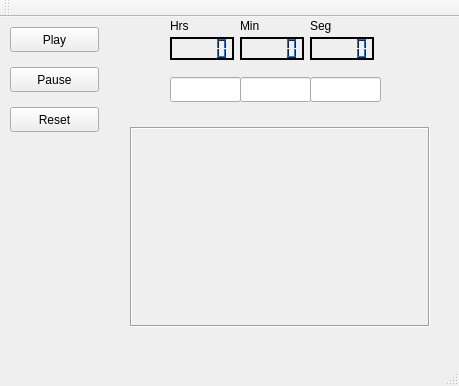
<?xml version="1.0" encoding="UTF-8"?>
<ui version="4.0">
 <class>MainWindow</class>
 <widget class="QMainWindow" name="MainWindow">
  <property name="geometry">
   <rect>
    <x>0</x>
    <y>0</y>
    <width>459</width>
    <height>386</height>
   </rect>
  </property>
  <property name="windowTitle">
   <string>Temporizador</string>
  </property>
  <widget class="QWidget" name="centralWidget">
   <widget class="QLCDNumber" name="lcdNumber">
    <property name="geometry">
     <rect>
      <x>170</x>
      <y>20</y>
      <width>64</width>
      <height>23</height>
     </rect>
    </property>
    <property name="palette">
     <palette>
      <active>
       <colorrole role="WindowText">
        <brush brushstyle="SolidPattern">
         <color alpha="255">
          <red>0</red>
          <green>0</green>
          <blue>0</blue>
         </color>
        </brush>
       </colorrole>
       <colorrole role="Button">
        <brush brushstyle="SolidPattern">
         <color alpha="255">
          <red>32</red>
          <green>74</green>
          <blue>135</blue>
         </color>
        </brush>
       </colorrole>
       <colorrole role="Light">
        <brush brushstyle="SolidPattern">
         <color alpha="255">
          <red>48</red>
          <green>111</green>
          <blue>203</blue>
         </color>
        </brush>
       </colorrole>
       <colorrole role="Midlight">
        <brush brushstyle="SolidPattern">
         <color alpha="255">
          <red>40</red>
          <green>92</green>
          <blue>169</blue>
         </color>
        </brush>
       </colorrole>
       <colorrole role="Dark">
        <brush brushstyle="SolidPattern">
         <color alpha="255">
          <red>16</red>
          <green>37</green>
          <blue>67</blue>
         </color>
        </brush>
       </colorrole>
       <colorrole role="Mid">
        <brush brushstyle="SolidPattern">
         <color alpha="255">
          <red>21</red>
          <green>49</green>
          <blue>90</blue>
         </color>
        </brush>
       </colorrole>
       <colorrole role="Text">
        <brush brushstyle="SolidPattern">
         <color alpha="255">
          <red>0</red>
          <green>0</green>
          <blue>0</blue>
         </color>
        </brush>
       </colorrole>
       <colorrole role="BrightText">
        <brush brushstyle="SolidPattern">
         <color alpha="255">
          <red>255</red>
          <green>255</green>
          <blue>255</blue>
         </color>
        </brush>
       </colorrole>
       <colorrole role="ButtonText">
        <brush brushstyle="SolidPattern">
         <color alpha="255">
          <red>0</red>
          <green>0</green>
          <blue>0</blue>
         </color>
        </brush>
       </colorrole>
       <colorrole role="Base">
        <brush brushstyle="SolidPattern">
         <color alpha="255">
          <red>255</red>
          <green>255</green>
          <blue>255</blue>
         </color>
        </brush>
       </colorrole>
       <colorrole role="Window">
        <brush brushstyle="SolidPattern">
         <color alpha="255">
          <red>32</red>
          <green>74</green>
          <blue>135</blue>
         </color>
        </brush>
       </colorrole>
       <colorrole role="Shadow">
        <brush brushstyle="SolidPattern">
         <color alpha="255">
          <red>0</red>
          <green>0</green>
          <blue>0</blue>
         </color>
        </brush>
       </colorrole>
       <colorrole role="AlternateBase">
        <brush brushstyle="SolidPattern">
         <color alpha="255">
          <red>143</red>
          <green>164</green>
          <blue>195</blue>
         </color>
        </brush>
       </colorrole>
       <colorrole role="ToolTipBase">
        <brush brushstyle="SolidPattern">
         <color alpha="255">
          <red>255</red>
          <green>255</green>
          <blue>220</blue>
         </color>
        </brush>
       </colorrole>
       <colorrole role="ToolTipText">
        <brush brushstyle="SolidPattern">
         <color alpha="255">
          <red>0</red>
          <green>0</green>
          <blue>0</blue>
         </color>
        </brush>
       </colorrole>
      </active>
      <inactive>
       <colorrole role="WindowText">
        <brush brushstyle="SolidPattern">
         <color alpha="255">
          <red>0</red>
          <green>0</green>
          <blue>0</blue>
         </color>
        </brush>
       </colorrole>
       <colorrole role="Button">
        <brush brushstyle="SolidPattern">
         <color alpha="255">
          <red>32</red>
          <green>74</green>
          <blue>135</blue>
         </color>
        </brush>
       </colorrole>
       <colorrole role="Light">
        <brush brushstyle="SolidPattern">
         <color alpha="255">
          <red>48</red>
          <green>111</green>
          <blue>203</blue>
         </color>
        </brush>
       </colorrole>
       <colorrole role="Midlight">
        <brush brushstyle="SolidPattern">
         <color alpha="255">
          <red>40</red>
          <green>92</green>
          <blue>169</blue>
         </color>
        </brush>
       </colorrole>
       <colorrole role="Dark">
        <brush brushstyle="SolidPattern">
         <color alpha="255">
          <red>16</red>
          <green>37</green>
          <blue>67</blue>
         </color>
        </brush>
       </colorrole>
       <colorrole role="Mid">
        <brush brushstyle="SolidPattern">
         <color alpha="255">
          <red>21</red>
          <green>49</green>
          <blue>90</blue>
         </color>
        </brush>
       </colorrole>
       <colorrole role="Text">
        <brush brushstyle="SolidPattern">
         <color alpha="255">
          <red>0</red>
          <green>0</green>
          <blue>0</blue>
         </color>
        </brush>
       </colorrole>
       <colorrole role="BrightText">
        <brush brushstyle="SolidPattern">
         <color alpha="255">
          <red>255</red>
          <green>255</green>
          <blue>255</blue>
         </color>
        </brush>
       </colorrole>
       <colorrole role="ButtonText">
        <brush brushstyle="SolidPattern">
         <color alpha="255">
          <red>0</red>
          <green>0</green>
          <blue>0</blue>
         </color>
        </brush>
       </colorrole>
       <colorrole role="Base">
        <brush brushstyle="SolidPattern">
         <color alpha="255">
          <red>255</red>
          <green>255</green>
          <blue>255</blue>
         </color>
        </brush>
       </colorrole>
       <colorrole role="Window">
        <brush brushstyle="SolidPattern">
         <color alpha="255">
          <red>32</red>
          <green>74</green>
          <blue>135</blue>
         </color>
        </brush>
       </colorrole>
       <colorrole role="Shadow">
        <brush brushstyle="SolidPattern">
         <color alpha="255">
          <red>0</red>
          <green>0</green>
          <blue>0</blue>
         </color>
        </brush>
       </colorrole>
       <colorrole role="AlternateBase">
        <brush brushstyle="SolidPattern">
         <color alpha="255">
          <red>143</red>
          <green>164</green>
          <blue>195</blue>
         </color>
        </brush>
       </colorrole>
       <colorrole role="ToolTipBase">
        <brush brushstyle="SolidPattern">
         <color alpha="255">
          <red>255</red>
          <green>255</green>
          <blue>220</blue>
         </color>
        </brush>
       </colorrole>
       <colorrole role="ToolTipText">
        <brush brushstyle="SolidPattern">
         <color alpha="255">
          <red>0</red>
          <green>0</green>
          <blue>0</blue>
         </color>
        </brush>
       </colorrole>
      </inactive>
      <disabled>
       <colorrole role="WindowText">
        <brush brushstyle="SolidPattern">
         <color alpha="255">
          <red>16</red>
          <green>37</green>
          <blue>67</blue>
         </color>
        </brush>
       </colorrole>
       <colorrole role="Button">
        <brush brushstyle="SolidPattern">
         <color alpha="255">
          <red>32</red>
          <green>74</green>
          <blue>135</blue>
         </color>
        </brush>
       </colorrole>
       <colorrole role="Light">
        <brush brushstyle="SolidPattern">
         <color alpha="255">
          <red>48</red>
          <green>111</green>
          <blue>203</blue>
         </color>
        </brush>
       </colorrole>
       <colorrole role="Midlight">
        <brush brushstyle="SolidPattern">
         <color alpha="255">
          <red>40</red>
          <green>92</green>
          <blue>169</blue>
         </color>
        </brush>
       </colorrole>
       <colorrole role="Dark">
        <brush brushstyle="SolidPattern">
         <color alpha="255">
          <red>16</red>
          <green>37</green>
          <blue>67</blue>
         </color>
        </brush>
       </colorrole>
       <colorrole role="Mid">
        <brush brushstyle="SolidPattern">
         <color alpha="255">
          <red>21</red>
          <green>49</green>
          <blue>90</blue>
         </color>
        </brush>
       </colorrole>
       <colorrole role="Text">
        <brush brushstyle="SolidPattern">
         <color alpha="255">
          <red>16</red>
          <green>37</green>
          <blue>67</blue>
         </color>
        </brush>
       </colorrole>
       <colorrole role="BrightText">
        <brush brushstyle="SolidPattern">
         <color alpha="255">
          <red>255</red>
          <green>255</green>
          <blue>255</blue>
         </color>
        </brush>
       </colorrole>
       <colorrole role="ButtonText">
        <brush brushstyle="SolidPattern">
         <color alpha="255">
          <red>16</red>
          <green>37</green>
          <blue>67</blue>
         </color>
        </brush>
       </colorrole>
       <colorrole role="Base">
        <brush brushstyle="SolidPattern">
         <color alpha="255">
          <red>32</red>
          <green>74</green>
          <blue>135</blue>
         </color>
        </brush>
       </colorrole>
       <colorrole role="Window">
        <brush brushstyle="SolidPattern">
         <color alpha="255">
          <red>32</red>
          <green>74</green>
          <blue>135</blue>
         </color>
        </brush>
       </colorrole>
       <colorrole role="Shadow">
        <brush brushstyle="SolidPattern">
         <color alpha="255">
          <red>0</red>
          <green>0</green>
          <blue>0</blue>
         </color>
        </brush>
       </colorrole>
       <colorrole role="AlternateBase">
        <brush brushstyle="SolidPattern">
         <color alpha="255">
          <red>32</red>
          <green>74</green>
          <blue>135</blue>
         </color>
        </brush>
       </colorrole>
       <colorrole role="ToolTipBase">
        <brush brushstyle="SolidPattern">
         <color alpha="255">
          <red>255</red>
          <green>255</green>
          <blue>220</blue>
         </color>
        </brush>
       </colorrole>
       <colorrole role="ToolTipText">
        <brush brushstyle="SolidPattern">
         <color alpha="255">
          <red>0</red>
          <green>0</green>
          <blue>0</blue>
         </color>
        </brush>
       </colorrole>
      </disabled>
     </palette>
    </property>
    <property name="frameShape">
     <enum>QFrame::WinPanel</enum>
    </property>
    <property name="frameShadow">
     <enum>QFrame::Plain</enum>
    </property>
   </widget>
   <widget class="QLCDNumber" name="lcdNumber_2">
    <property name="geometry">
     <rect>
      <x>240</x>
      <y>20</y>
      <width>64</width>
      <height>23</height>
     </rect>
    </property>
    <property name="palette">
     <palette>
      <active>
       <colorrole role="WindowText">
        <brush brushstyle="SolidPattern">
         <color alpha="255">
          <red>0</red>
          <green>0</green>
          <blue>0</blue>
         </color>
        </brush>
       </colorrole>
       <colorrole role="Button">
        <brush brushstyle="SolidPattern">
         <color alpha="255">
          <red>32</red>
          <green>74</green>
          <blue>135</blue>
         </color>
        </brush>
       </colorrole>
       <colorrole role="Light">
        <brush brushstyle="SolidPattern">
         <color alpha="255">
          <red>48</red>
          <green>111</green>
          <blue>203</blue>
         </color>
        </brush>
       </colorrole>
       <colorrole role="Midlight">
        <brush brushstyle="SolidPattern">
         <color alpha="255">
          <red>40</red>
          <green>92</green>
          <blue>169</blue>
         </color>
        </brush>
       </colorrole>
       <colorrole role="Dark">
        <brush brushstyle="SolidPattern">
         <color alpha="255">
          <red>16</red>
          <green>37</green>
          <blue>67</blue>
         </color>
        </brush>
       </colorrole>
       <colorrole role="Mid">
        <brush brushstyle="SolidPattern">
         <color alpha="255">
          <red>21</red>
          <green>49</green>
          <blue>90</blue>
         </color>
        </brush>
       </colorrole>
       <colorrole role="Text">
        <brush brushstyle="SolidPattern">
         <color alpha="255">
          <red>0</red>
          <green>0</green>
          <blue>0</blue>
         </color>
        </brush>
       </colorrole>
       <colorrole role="BrightText">
        <brush brushstyle="SolidPattern">
         <color alpha="255">
          <red>255</red>
          <green>255</green>
          <blue>255</blue>
         </color>
        </brush>
       </colorrole>
       <colorrole role="ButtonText">
        <brush brushstyle="SolidPattern">
         <color alpha="255">
          <red>0</red>
          <green>0</green>
          <blue>0</blue>
         </color>
        </brush>
       </colorrole>
       <colorrole role="Base">
        <brush brushstyle="SolidPattern">
         <color alpha="255">
          <red>255</red>
          <green>255</green>
          <blue>255</blue>
         </color>
        </brush>
       </colorrole>
       <colorrole role="Window">
        <brush brushstyle="SolidPattern">
         <color alpha="255">
          <red>32</red>
          <green>74</green>
          <blue>135</blue>
         </color>
        </brush>
       </colorrole>
       <colorrole role="Shadow">
        <brush brushstyle="SolidPattern">
         <color alpha="255">
          <red>0</red>
          <green>0</green>
          <blue>0</blue>
         </color>
        </brush>
       </colorrole>
       <colorrole role="AlternateBase">
        <brush brushstyle="SolidPattern">
         <color alpha="255">
          <red>143</red>
          <green>164</green>
          <blue>195</blue>
         </color>
        </brush>
       </colorrole>
       <colorrole role="ToolTipBase">
        <brush brushstyle="SolidPattern">
         <color alpha="255">
          <red>255</red>
          <green>255</green>
          <blue>220</blue>
         </color>
        </brush>
       </colorrole>
       <colorrole role="ToolTipText">
        <brush brushstyle="SolidPattern">
         <color alpha="255">
          <red>0</red>
          <green>0</green>
          <blue>0</blue>
         </color>
        </brush>
       </colorrole>
      </active>
      <inactive>
       <colorrole role="WindowText">
        <brush brushstyle="SolidPattern">
         <color alpha="255">
          <red>0</red>
          <green>0</green>
          <blue>0</blue>
         </color>
        </brush>
       </colorrole>
       <colorrole role="Button">
        <brush brushstyle="SolidPattern">
         <color alpha="255">
          <red>32</red>
          <green>74</green>
          <blue>135</blue>
         </color>
        </brush>
       </colorrole>
       <colorrole role="Light">
        <brush brushstyle="SolidPattern">
         <color alpha="255">
          <red>48</red>
          <green>111</green>
          <blue>203</blue>
         </color>
        </brush>
       </colorrole>
       <colorrole role="Midlight">
        <brush brushstyle="SolidPattern">
         <color alpha="255">
          <red>40</red>
          <green>92</green>
          <blue>169</blue>
         </color>
        </brush>
       </colorrole>
       <colorrole role="Dark">
        <brush brushstyle="SolidPattern">
         <color alpha="255">
          <red>16</red>
          <green>37</green>
          <blue>67</blue>
         </color>
        </brush>
       </colorrole>
       <colorrole role="Mid">
        <brush brushstyle="SolidPattern">
         <color alpha="255">
          <red>21</red>
          <green>49</green>
          <blue>90</blue>
         </color>
        </brush>
       </colorrole>
       <colorrole role="Text">
        <brush brushstyle="SolidPattern">
         <color alpha="255">
          <red>0</red>
          <green>0</green>
          <blue>0</blue>
         </color>
        </brush>
       </colorrole>
       <colorrole role="BrightText">
        <brush brushstyle="SolidPattern">
         <color alpha="255">
          <red>255</red>
          <green>255</green>
          <blue>255</blue>
         </color>
        </brush>
       </colorrole>
       <colorrole role="ButtonText">
        <brush brushstyle="SolidPattern">
         <color alpha="255">
          <red>0</red>
          <green>0</green>
          <blue>0</blue>
         </color>
        </brush>
       </colorrole>
       <colorrole role="Base">
        <brush brushstyle="SolidPattern">
         <color alpha="255">
          <red>255</red>
          <green>255</green>
          <blue>255</blue>
         </color>
        </brush>
       </colorrole>
       <colorrole role="Window">
        <brush brushstyle="SolidPattern">
         <color alpha="255">
          <red>32</red>
          <green>74</green>
          <blue>135</blue>
         </color>
        </brush>
       </colorrole>
       <colorrole role="Shadow">
        <brush brushstyle="SolidPattern">
         <color alpha="255">
          <red>0</red>
          <green>0</green>
          <blue>0</blue>
         </color>
        </brush>
       </colorrole>
       <colorrole role="AlternateBase">
        <brush brushstyle="SolidPattern">
         <color alpha="255">
          <red>143</red>
          <green>164</green>
          <blue>195</blue>
         </color>
        </brush>
       </colorrole>
       <colorrole role="ToolTipBase">
        <brush brushstyle="SolidPattern">
         <color alpha="255">
          <red>255</red>
          <green>255</green>
          <blue>220</blue>
         </color>
        </brush>
       </colorrole>
       <colorrole role="ToolTipText">
        <brush brushstyle="SolidPattern">
         <color alpha="255">
          <red>0</red>
          <green>0</green>
          <blue>0</blue>
         </color>
        </brush>
       </colorrole>
      </inactive>
      <disabled>
       <colorrole role="WindowText">
        <brush brushstyle="SolidPattern">
         <color alpha="255">
          <red>16</red>
          <green>37</green>
          <blue>67</blue>
         </color>
        </brush>
       </colorrole>
       <colorrole role="Button">
        <brush brushstyle="SolidPattern">
         <color alpha="255">
          <red>32</red>
          <green>74</green>
          <blue>135</blue>
         </color>
        </brush>
       </colorrole>
       <colorrole role="Light">
        <brush brushstyle="SolidPattern">
         <color alpha="255">
          <red>48</red>
          <green>111</green>
          <blue>203</blue>
         </color>
        </brush>
       </colorrole>
       <colorrole role="Midlight">
        <brush brushstyle="SolidPattern">
         <color alpha="255">
          <red>40</red>
          <green>92</green>
          <blue>169</blue>
         </color>
        </brush>
       </colorrole>
       <colorrole role="Dark">
        <brush brushstyle="SolidPattern">
         <color alpha="255">
          <red>16</red>
          <green>37</green>
          <blue>67</blue>
         </color>
        </brush>
       </colorrole>
       <colorrole role="Mid">
        <brush brushstyle="SolidPattern">
         <color alpha="255">
          <red>21</red>
          <green>49</green>
          <blue>90</blue>
         </color>
        </brush>
       </colorrole>
       <colorrole role="Text">
        <brush brushstyle="SolidPattern">
         <color alpha="255">
          <red>16</red>
          <green>37</green>
          <blue>67</blue>
         </color>
        </brush>
       </colorrole>
       <colorrole role="BrightText">
        <brush brushstyle="SolidPattern">
         <color alpha="255">
          <red>255</red>
          <green>255</green>
          <blue>255</blue>
         </color>
        </brush>
       </colorrole>
       <colorrole role="ButtonText">
        <brush brushstyle="SolidPattern">
         <color alpha="255">
          <red>16</red>
          <green>37</green>
          <blue>67</blue>
         </color>
        </brush>
       </colorrole>
       <colorrole role="Base">
        <brush brushstyle="SolidPattern">
         <color alpha="255">
          <red>32</red>
          <green>74</green>
          <blue>135</blue>
         </color>
        </brush>
       </colorrole>
       <colorrole role="Window">
        <brush brushstyle="SolidPattern">
         <color alpha="255">
          <red>32</red>
          <green>74</green>
          <blue>135</blue>
         </color>
        </brush>
       </colorrole>
       <colorrole role="Shadow">
        <brush brushstyle="SolidPattern">
         <color alpha="255">
          <red>0</red>
          <green>0</green>
          <blue>0</blue>
         </color>
        </brush>
       </colorrole>
       <colorrole role="AlternateBase">
        <brush brushstyle="SolidPattern">
         <color alpha="255">
          <red>32</red>
          <green>74</green>
          <blue>135</blue>
         </color>
        </brush>
       </colorrole>
       <colorrole role="ToolTipBase">
        <brush brushstyle="SolidPattern">
         <color alpha="255">
          <red>255</red>
          <green>255</green>
          <blue>220</blue>
         </color>
        </brush>
       </colorrole>
       <colorrole role="ToolTipText">
        <brush brushstyle="SolidPattern">
         <color alpha="255">
          <red>0</red>
          <green>0</green>
          <blue>0</blue>
         </color>
        </brush>
       </colorrole>
      </disabled>
     </palette>
    </property>
    <property name="frameShape">
     <enum>QFrame::WinPanel</enum>
    </property>
    <property name="frameShadow">
     <enum>QFrame::Plain</enum>
    </property>
   </widget>
   <widget class="QLCDNumber" name="lcdNumber_3">
    <property name="geometry">
     <rect>
      <x>310</x>
      <y>20</y>
      <width>64</width>
      <height>23</height>
     </rect>
    </property>
    <property name="palette">
     <palette>
      <active>
       <colorrole role="WindowText">
        <brush brushstyle="SolidPattern">
         <color alpha="255">
          <red>0</red>
          <green>0</green>
          <blue>0</blue>
         </color>
        </brush>
       </colorrole>
       <colorrole role="Button">
        <brush brushstyle="SolidPattern">
         <color alpha="255">
          <red>32</red>
          <green>74</green>
          <blue>135</blue>
         </color>
        </brush>
       </colorrole>
       <colorrole role="Light">
        <brush brushstyle="SolidPattern">
         <color alpha="255">
          <red>48</red>
          <green>111</green>
          <blue>203</blue>
         </color>
        </brush>
       </colorrole>
       <colorrole role="Midlight">
        <brush brushstyle="SolidPattern">
         <color alpha="255">
          <red>40</red>
          <green>92</green>
          <blue>169</blue>
         </color>
        </brush>
       </colorrole>
       <colorrole role="Dark">
        <brush brushstyle="SolidPattern">
         <color alpha="255">
          <red>16</red>
          <green>37</green>
          <blue>67</blue>
         </color>
        </brush>
       </colorrole>
       <colorrole role="Mid">
        <brush brushstyle="SolidPattern">
         <color alpha="255">
          <red>21</red>
          <green>49</green>
          <blue>90</blue>
         </color>
        </brush>
       </colorrole>
       <colorrole role="Text">
        <brush brushstyle="SolidPattern">
         <color alpha="255">
          <red>0</red>
          <green>0</green>
          <blue>0</blue>
         </color>
        </brush>
       </colorrole>
       <colorrole role="BrightText">
        <brush brushstyle="SolidPattern">
         <color alpha="255">
          <red>255</red>
          <green>255</green>
          <blue>255</blue>
         </color>
        </brush>
       </colorrole>
       <colorrole role="ButtonText">
        <brush brushstyle="SolidPattern">
         <color alpha="255">
          <red>0</red>
          <green>0</green>
          <blue>0</blue>
         </color>
        </brush>
       </colorrole>
       <colorrole role="Base">
        <brush brushstyle="SolidPattern">
         <color alpha="255">
          <red>255</red>
          <green>255</green>
          <blue>255</blue>
         </color>
        </brush>
       </colorrole>
       <colorrole role="Window">
        <brush brushstyle="SolidPattern">
         <color alpha="255">
          <red>32</red>
          <green>74</green>
          <blue>135</blue>
         </color>
        </brush>
       </colorrole>
       <colorrole role="Shadow">
        <brush brushstyle="SolidPattern">
         <color alpha="255">
          <red>0</red>
          <green>0</green>
          <blue>0</blue>
         </color>
        </brush>
       </colorrole>
       <colorrole role="AlternateBase">
        <brush brushstyle="SolidPattern">
         <color alpha="255">
          <red>143</red>
          <green>164</green>
          <blue>195</blue>
         </color>
        </brush>
       </colorrole>
       <colorrole role="ToolTipBase">
        <brush brushstyle="SolidPattern">
         <color alpha="255">
          <red>255</red>
          <green>255</green>
          <blue>220</blue>
         </color>
        </brush>
       </colorrole>
       <colorrole role="ToolTipText">
        <brush brushstyle="SolidPattern">
         <color alpha="255">
          <red>0</red>
          <green>0</green>
          <blue>0</blue>
         </color>
        </brush>
       </colorrole>
      </active>
      <inactive>
       <colorrole role="WindowText">
        <brush brushstyle="SolidPattern">
         <color alpha="255">
          <red>0</red>
          <green>0</green>
          <blue>0</blue>
         </color>
        </brush>
       </colorrole>
       <colorrole role="Button">
        <brush brushstyle="SolidPattern">
         <color alpha="255">
          <red>32</red>
          <green>74</green>
          <blue>135</blue>
         </color>
        </brush>
       </colorrole>
       <colorrole role="Light">
        <brush brushstyle="SolidPattern">
         <color alpha="255">
          <red>48</red>
          <green>111</green>
          <blue>203</blue>
         </color>
        </brush>
       </colorrole>
       <colorrole role="Midlight">
        <brush brushstyle="SolidPattern">
         <color alpha="255">
          <red>40</red>
          <green>92</green>
          <blue>169</blue>
         </color>
        </brush>
       </colorrole>
       <colorrole role="Dark">
        <brush brushstyle="SolidPattern">
         <color alpha="255">
          <red>16</red>
          <green>37</green>
          <blue>67</blue>
         </color>
        </brush>
       </colorrole>
       <colorrole role="Mid">
        <brush brushstyle="SolidPattern">
         <color alpha="255">
          <red>21</red>
          <green>49</green>
          <blue>90</blue>
         </color>
        </brush>
       </colorrole>
       <colorrole role="Text">
        <brush brushstyle="SolidPattern">
         <color alpha="255">
          <red>0</red>
          <green>0</green>
          <blue>0</blue>
         </color>
        </brush>
       </colorrole>
       <colorrole role="BrightText">
        <brush brushstyle="SolidPattern">
         <color alpha="255">
          <red>255</red>
          <green>255</green>
          <blue>255</blue>
         </color>
        </brush>
       </colorrole>
       <colorrole role="ButtonText">
        <brush brushstyle="SolidPattern">
         <color alpha="255">
          <red>0</red>
          <green>0</green>
          <blue>0</blue>
         </color>
        </brush>
       </colorrole>
       <colorrole role="Base">
        <brush brushstyle="SolidPattern">
         <color alpha="255">
          <red>255</red>
          <green>255</green>
          <blue>255</blue>
         </color>
        </brush>
       </colorrole>
       <colorrole role="Window">
        <brush brushstyle="SolidPattern">
         <color alpha="255">
          <red>32</red>
          <green>74</green>
          <blue>135</blue>
         </color>
        </brush>
       </colorrole>
       <colorrole role="Shadow">
        <brush brushstyle="SolidPattern">
         <color alpha="255">
          <red>0</red>
          <green>0</green>
          <blue>0</blue>
         </color>
        </brush>
       </colorrole>
       <colorrole role="AlternateBase">
        <brush brushstyle="SolidPattern">
         <color alpha="255">
          <red>143</red>
          <green>164</green>
          <blue>195</blue>
         </color>
        </brush>
       </colorrole>
       <colorrole role="ToolTipBase">
        <brush brushstyle="SolidPattern">
         <color alpha="255">
          <red>255</red>
          <green>255</green>
          <blue>220</blue>
         </color>
        </brush>
       </colorrole>
       <colorrole role="ToolTipText">
        <brush brushstyle="SolidPattern">
         <color alpha="255">
          <red>0</red>
          <green>0</green>
          <blue>0</blue>
         </color>
        </brush>
       </colorrole>
      </inactive>
      <disabled>
       <colorrole role="WindowText">
        <brush brushstyle="SolidPattern">
         <color alpha="255">
          <red>16</red>
          <green>37</green>
          <blue>67</blue>
         </color>
        </brush>
       </colorrole>
       <colorrole role="Button">
        <brush brushstyle="SolidPattern">
         <color alpha="255">
          <red>32</red>
          <green>74</green>
          <blue>135</blue>
         </color>
        </brush>
       </colorrole>
       <colorrole role="Light">
        <brush brushstyle="SolidPattern">
         <color alpha="255">
          <red>48</red>
          <green>111</green>
          <blue>203</blue>
         </color>
        </brush>
       </colorrole>
       <colorrole role="Midlight">
        <brush brushstyle="SolidPattern">
         <color alpha="255">
          <red>40</red>
          <green>92</green>
          <blue>169</blue>
         </color>
        </brush>
       </colorrole>
       <colorrole role="Dark">
        <brush brushstyle="SolidPattern">
         <color alpha="255">
          <red>16</red>
          <green>37</green>
          <blue>67</blue>
         </color>
        </brush>
       </colorrole>
       <colorrole role="Mid">
        <brush brushstyle="SolidPattern">
         <color alpha="255">
          <red>21</red>
          <green>49</green>
          <blue>90</blue>
         </color>
        </brush>
       </colorrole>
       <colorrole role="Text">
        <brush brushstyle="SolidPattern">
         <color alpha="255">
          <red>16</red>
          <green>37</green>
          <blue>67</blue>
         </color>
        </brush>
       </colorrole>
       <colorrole role="BrightText">
        <brush brushstyle="SolidPattern">
         <color alpha="255">
          <red>255</red>
          <green>255</green>
          <blue>255</blue>
         </color>
        </brush>
       </colorrole>
       <colorrole role="ButtonText">
        <brush brushstyle="SolidPattern">
         <color alpha="255">
          <red>16</red>
          <green>37</green>
          <blue>67</blue>
         </color>
        </brush>
       </colorrole>
       <colorrole role="Base">
        <brush brushstyle="SolidPattern">
         <color alpha="255">
          <red>32</red>
          <green>74</green>
          <blue>135</blue>
         </color>
        </brush>
       </colorrole>
       <colorrole role="Window">
        <brush brushstyle="SolidPattern">
         <color alpha="255">
          <red>32</red>
          <green>74</green>
          <blue>135</blue>
         </color>
        </brush>
       </colorrole>
       <colorrole role="Shadow">
        <brush brushstyle="SolidPattern">
         <color alpha="255">
          <red>0</red>
          <green>0</green>
          <blue>0</blue>
         </color>
        </brush>
       </colorrole>
       <colorrole role="AlternateBase">
        <brush brushstyle="SolidPattern">
         <color alpha="255">
          <red>32</red>
          <green>74</green>
          <blue>135</blue>
         </color>
        </brush>
       </colorrole>
       <colorrole role="ToolTipBase">
        <brush brushstyle="SolidPattern">
         <color alpha="255">
          <red>255</red>
          <green>255</green>
          <blue>220</blue>
         </color>
        </brush>
       </colorrole>
       <colorrole role="ToolTipText">
        <brush brushstyle="SolidPattern">
         <color alpha="255">
          <red>0</red>
          <green>0</green>
          <blue>0</blue>
         </color>
        </brush>
       </colorrole>
      </disabled>
     </palette>
    </property>
    <property name="autoFillBackground">
     <bool>false</bool>
    </property>
    <property name="frameShape">
     <enum>QFrame::WinPanel</enum>
    </property>
    <property name="frameShadow">
     <enum>QFrame::Plain</enum>
    </property>
    <property name="lineWidth">
     <number>1</number>
    </property>
   </widget>
   <widget class="QLineEdit" name="lineEdit">
    <property name="geometry">
     <rect>
      <x>170</x>
      <y>60</y>
      <width>71</width>
      <height>25</height>
     </rect>
    </property>
   </widget>
   <widget class="QLineEdit" name="lineEdit_2">
    <property name="geometry">
     <rect>
      <x>240</x>
      <y>60</y>
      <width>71</width>
      <height>25</height>
     </rect>
    </property>
   </widget>
   <widget class="QLineEdit" name="lineEdit_3">
    <property name="geometry">
     <rect>
      <x>310</x>
      <y>60</y>
      <width>71</width>
      <height>25</height>
     </rect>
    </property>
   </widget>
   <widget class="QPushButton" name="pushButton">
    <property name="geometry">
     <rect>
      <x>10</x>
      <y>10</y>
      <width>89</width>
      <height>25</height>
     </rect>
    </property>
    <property name="text">
     <string>Play</string>
    </property>
   </widget>
   <widget class="QPushButton" name="pushButton_2">
    <property name="geometry">
     <rect>
      <x>10</x>
      <y>50</y>
      <width>89</width>
      <height>25</height>
     </rect>
    </property>
    <property name="text">
     <string>Pause</string>
    </property>
   </widget>
   <widget class="QPushButton" name="pushButton_3">
    <property name="geometry">
     <rect>
      <x>10</x>
      <y>90</y>
      <width>89</width>
      <height>25</height>
     </rect>
    </property>
    <property name="text">
     <string>Reset</string>
    </property>
   </widget>
   <widget class="QLabel" name="label">
    <property name="geometry">
     <rect>
      <x>130</x>
      <y>110</y>
      <width>300</width>
      <height>200</height>
     </rect>
    </property>
    <property name="frameShape">
     <enum>QFrame::Box</enum>
    </property>
    <property name="frameShadow">
     <enum>QFrame::Sunken</enum>
    </property>
    <property name="text">
     <string/>
    </property>
    <property name="margin">
     <number>2</number>
    </property>
   </widget>
   <widget class="QLabel" name="label_2">
    <property name="geometry">
     <rect>
      <x>170</x>
      <y>0</y>
      <width>67</width>
      <height>17</height>
     </rect>
    </property>
    <property name="text">
     <string>Hrs</string>
    </property>
   </widget>
   <widget class="QLabel" name="label_3">
    <property name="geometry">
     <rect>
      <x>240</x>
      <y>0</y>
      <width>67</width>
      <height>17</height>
     </rect>
    </property>
    <property name="text">
     <string>Min</string>
    </property>
   </widget>
   <widget class="QLabel" name="label_4">
    <property name="geometry">
     <rect>
      <x>310</x>
      <y>0</y>
      <width>67</width>
      <height>17</height>
     </rect>
    </property>
    <property name="text">
     <string>Seg</string>
    </property>
   </widget>
  </widget>
  <widget class="QMenuBar" name="menuBar">
   <property name="geometry">
    <rect>
     <x>0</x>
     <y>0</y>
     <width>459</width>
     <height>22</height>
    </rect>
   </property>
  </widget>
  <widget class="QToolBar" name="mainToolBar">
   <attribute name="toolBarArea">
    <enum>TopToolBarArea</enum>
   </attribute>
   <attribute name="toolBarBreak">
    <bool>false</bool>
   </attribute>
  </widget>
  <widget class="QStatusBar" name="statusBar"/>
 </widget>
 <layoutdefault spacing="6" margin="11"/>
 <resources/>
 <connections/>
</ui>
